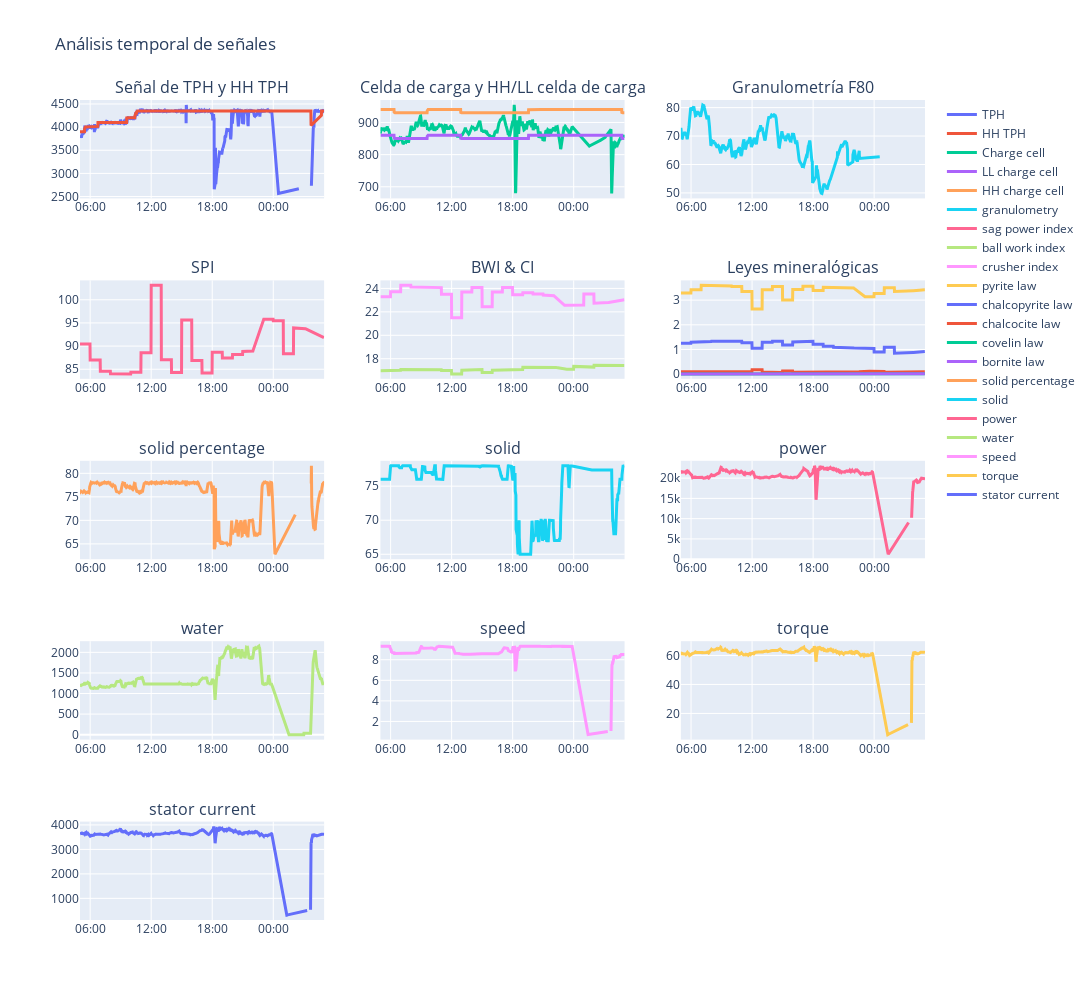

Notebook cell for this chart:
### Code cell
fig = make_subplots(
    rows=5, cols=3,
    subplot_titles=titulos,
    #subplot_titles=tuple("TPH y HH TPH,"),
     #shared_xaxes=True
    )


fig.add_trace(go.Scatter(x=data.index, y=data['TPH'], ##FF6511
                    mode='lines',
                    name="TPH",line=dict(width=3, ),legendgroup = '1'),row=1, col=1)  

fig.add_trace(go.Scatter(x=data.index, y=data['HH TPH'], ##FF6511
                    mode='lines',
                    name="HH TPH",line=dict(width=3, ),legendgroup = '1'),row=1, col=1)  



fig.add_trace(go.Scatter(x=data.index, y=data['charge cell'], 
                    mode='lines',
                    name="Charge cell",line=dict(width=3, ),legendgroup = '1'),row=1, col=2)  



fig.add_trace(go.Scatter(x=data.index, y=data['LL charge cell'], ##FF6511
                    mode='lines',
                    name="LL charge cell",line=dict(width=3,),legendgroup = '1'),row=1, col=2)  

fig.add_trace(go.Scatter(x=data.index, y=data['HH charge cell'], ##FF6511
                    mode='lines',
                    name="HH charge cell",line=dict(width=3,),legendgroup = '1'),row=1, col=2)  



fig.add_trace(go.Scatter(x=data.index, y=data['granulometry'], ##FF6511
                    mode='lines',
                    name='granulometry',line=dict(width=3,),legendgroup = '1'),row=1, col=3)  


fig.add_trace(go.Scatter(x=data.index, y=data['sag power index'], ##FF6511
                    mode='lines',
                    name="sag power index",line=dict(width=3, ),legendgroup = '1'),row=2, col=1)  


fig.add_trace(go.Scatter(x=data.index, y=data['ball work index'], ##FF6511
                    mode='lines',
                    name="ball work index",line=dict(width=3, ),legendgroup = '1'),row=2, col=2)  


fig.add_trace(go.Scatter(x=data.index, y=data['crusher index'], ##FF6511
                    mode='lines',
                    name="crusher index",line=dict(width=3, ),legendgroup = '1'),row=2, col=2)  


fig.add_trace(go.Scatter(x=data.index, y=data['pyrite law'], ##FF6511
                    mode='lines',
                    name="pyrite law",line=dict(width=3, ),legendgroup = '1'),row=2, col=3)  

fig.add_trace(go.Scatter(x=data.index, y=data['chalcopyrite law'], ##FF3511
                    mode='lines',
                    name="chalcopyrite law",line=dict(width=3, ),legendgroup = '1'),row=2, col=3)  

fig.add_trace(go.Scatter(x=data.index, y=data['chalcocite law'], ##FF3511
                    mode='lines',
                    name="chalcocite law",line=dict(width=3, ),legendgroup = '1'),row=2, col=3)  

fig.add_trace(go.Scatter(x=data.index, y=data['covelin law'], ##FF3511
                    mode='lines',
                    name="covelin law",line=dict(width=3, ),legendgroup = '1'),row=2, col=3)  

fig.add_trace(go.Scatter(x=data.index, y=data['bornite law'], ##FF3511
                    mode='lines',
                    name="bornite law",line=dict(width=3, ),legendgroup = '1'),row=2, col=3)  



for i in range(1,6):
   for j in range(1,4):
        fig.update_xaxes(tickformat="%H:%M",row=i, col=j)


k=0
for i in range(3,6):
   for j in range(1,4):
       try:
           fig.add_trace(go.Scatter(x=data.index, y=data[tags_restantes[k]], ##FF6511
                       mode='lines',
                       name=tags_restantes[k],line=dict(width=3, ),legendgroup = '1'),row=i, col=j) 

           k+=1
       except:
           pass
     



fig.update_layout(height=1000, width=2000, title_text="Análisis temporal de señales"#,xaxis6_rangeslider_visible=True
,#template="plotly_dark"
)

fig.show()

### Figure 1 — Plotly figure (JSON) as saved in the notebook; plotly's stock layout.template omitted (floating-point values rounded to 4 significant figures; data arrays with more than 128 entries replaced by an {"elided": "..."} marker saying what was removed)
{"data": [{"legendgroup": "1", "line": {"width": 3}, "mode": "lines", "name": "TPH", "type": "scatter", "x": {"elided": "1441 str values"}, "xaxis": "x", "y": {"elided": "1441 float values"}, "yaxis": "y"}, {"legendgroup": "1", "line": {"width": 3}, "mode": "lines", "name": "HH TPH", "type": "scatter", "x": {"elided": "1441 str values"}, "xaxis": "x", "y": {"elided": "1441 float values"}, "yaxis": "y"}, {"legendgroup": "1", "line": {"width": 3}, "mode": "lines", "name": "Charge cell", "type": "scatter", "x": {"elided": "1441 str values"}, "xaxis": "x2", "y": {"elided": "1441 float values"}, "yaxis": "y2"}, {"legendgroup": "1", "line": {"width": 3}, "mode": "lines", "name": "LL charge cell", "type": "scatter", "x": {"elided": "1441 str values"}, "xaxis": "x2", "y": {"elided": "1441 float values"}, "yaxis": "y2"}, {"legendgroup": "1", "line": {"width": 3}, "mode": "lines", "name": "HH charge cell", "type": "scatter", "x": {"elided": "1441 str values"}, "xaxis": "x2", "y": {"elided": "1441 float values"}, "yaxis": "y2"}, {"legendgroup": "1", "line": {"width": 3}, "mode": "lines", "name": "granulometry", "type": "scatter", "x": {"elided": "1441 str values"}, "xaxis": "x3", "y": {"elided": "1441 float values"}, "yaxis": "y3"}, {"legendgroup": "1", "line": {"width": 3}, "mode": "lines", "name": "sag power index", "type": "scatter", "x": {"elided": "1441 str values"}, "xaxis": "x4", "y": {"elided": "1441 float values"}, "yaxis": "y4"}, {"legendgroup": "1", "line": {"width": 3}, "mode": "lines", "name": "ball work index", "type": "scatter", "x": {"elided": "1441 str values"}, "xaxis": "x5", "y": {"elided": "1441 float values"}, "yaxis": "y5"}, {"legendgroup": "1", "line": {"width": 3}, "mode": "lines", "name": "crusher index", "type": "scatter", "x": {"elided": "1441 str values"}, "xaxis": "x5", "y": {"elided": "1441 float values"}, "yaxis": "y5"}, {"legendgroup": "1", "line": {"width": 3}, "mode": "lines", "name": "pyrite law", "type": "scatter", "x": {"elided": "1441 str values"}, "xaxis": "x6", "y": {"elided": "1441 float values"}, "yaxis": "y6"}, {"legendgroup": "1", "line": {"width": 3}, "mode": "lines", "name": "chalcopyrite law", "type": "scatter", "x": {"elided": "1441 str values"}, "xaxis": "x6", "y": {"elided": "1441 float values"}, "yaxis": "y6"}, {"legendgroup": "1", "line": {"width": 3}, "mode": "lines", "name": "chalcocite law", "type": "scatter", "x": {"elided": "1441 str values"}, "xaxis": "x6", "y": {"elided": "1441 float values"}, "yaxis": "y6"}, {"legendgroup": "1", "line": {"width": 3}, "mode": "lines", "name": "covelin law", "type": "scatter", "x": {"elided": "1441 str values"}, "xaxis": "x6", "y": {"elided": "1441 float values"}, "yaxis": "y6"}, {"legendgroup": "1", "line": {"width": 3}, "mode": "lines", "name": "bornite law", "type": "scatter", "x": {"elided": "1441 str values"}, "xaxis": "x6", "y": {"elided": "1441 float values"}, "yaxis": "y6"}, {"legendgroup": "1", "line": {"width": 3}, "mode": "lines", "name": "solid percentage", "type": "scatter", "x": {"elided": "1441 str values"}, "xaxis": "x7", "y": {"elided": "1441 float values"}, "yaxis": "y7"}, {"legendgroup": "1", "line": {"width": 3}, "mode": "lines", "name": "solid", "type": "scatter", "x": {"elided": "1441 str values"}, "xaxis": "x8", "y": {"elided": "1441 float values"}, "yaxis": "y8"}, {"legendgroup": "1", "line": {"width": 3}, "mode": "lines", "name": "power", "type": "scatter", "x": {"elided": "1441 str values"}, "xaxis": "x9", "y": {"elided": "1441 float values"}, "yaxis": "y9"}, {"legendgroup": "1", "line": {"width": 3}, "mode": "lines", "name": "water", "type": "scatter", "x": {"elided": "1441 str values"}, "xaxis": "x10", "y": {"elided": "1441 float values"}, "yaxis": "y10"}, {"legendgroup": "1", "line": {"width": 3}, "mode": "lines", "name": "speed", "type": "scatter", "x": {"elided": "1441 str values"}, "xaxis": "x11", "y": {"elided": "1441 float values"}, "yaxis": "y11"}, {"legendgroup": "1", "line": {"width": 3}, "mode": "lines", "name": "torque", "type": "scatter", "x": {"elided": "1441 str values"}, "xaxis": "x12", "y": {"elided": "1441 float values"}, "yaxis": "y12"}, {"legendgroup": "1", "line": {"width": 3}, "mode": "lines", "name": "stator current", "type": "scatter", "x": {"elided": "1441 str values"}, "xaxis": "x13", "y": {"elided": "1441 float values"}, "yaxis": "y13"}], "layout": {"annotations": [{"font": {"size": 16}, "showarrow": false, "text": "Señal de TPH y HH TPH", "x": 0.1444, "xanchor": "center", "xref": "paper", "y": 1, "yanchor": "bottom", "yref": "paper"}, {"font": {"size": 16}, "showarrow": false, "text": "Celda de carga y HH/LL celda de carga", "x": 0.5, "xanchor": "center", "xref": "paper", "y": 1, "yanchor": "bottom", "yref": "paper"}, {"font": {"size": 16}, "showarrow": false, "text": "Granulometría F80", "x": 0.8556, "xanchor": "center", "xref": "paper", "y": 1, "yanchor": "bottom", "yref": "paper"}, {"font": {"size": 16}, "showarrow": false, "text": "SPI", "x": 0.1444, "xanchor": "center", "xref": "paper", "y": 0.78, "yanchor": "bottom", "yref": "paper"}, {"font": {"size": 16}, "showarrow": false, "text": "BWI & CI", "x": 0.5, "xanchor": "center", "xref": "paper", "y": 0.78, "yanchor": "bottom", "yref": "paper"}, {"font": {"size": 16}, "showarrow": false, "text": "Leyes mineralógicas", "x": 0.8556, "xanchor": "center", "xref": "paper", "y": 0.78, "yanchor": "bottom", "yref": "paper"}, {"font": {"size": 16}, "showarrow": false, "text": "solid percentage", "x": 0.1444, "xanchor": "center", "xref": "paper", "y": 0.56, "yanchor": "bottom", "yref": "paper"}, {"font": {"size": 16}, "showarrow": false, "text": "solid", "x": 0.5, "xanchor": "center", "xref": "paper", "y": 0.56, "yanchor": "bottom", "yref": "paper"}, {"font": {"size": 16}, "showarrow": false, "text": "power", "x": 0.8556, "xanchor": "center", "xref": "paper", "y": 0.56, "yanchor": "bottom", "yref": "paper"}, {"font": {"size": 16}, "showarrow": false, "text": "water", "x": 0.1444, "xanchor": "center", "xref": "paper", "y": 0.34, "yanchor": "bottom", "yref": "paper"}, {"font": {"size": 16}, "showarrow": false, "text": "speed", "x": 0.5, "xanchor": "center", "xref": "paper", "y": 0.34, "yanchor": "bottom", "yref": "paper"}, {"font": {"size": 16}, "showarrow": false, "text": "torque", "x": 0.8556, "xanchor": "center", "xref": "paper", "y": 0.34, "yanchor": "bottom", "yref": "paper"}, {"font": {"size": 16}, "showarrow": false, "text": "stator current", "x": 0.1444, "xanchor": "center", "xref": "paper", "y": 0.12, "yanchor": "bottom", "yref": "paper"}], "height": 1000, "title": {"text": "Análisis temporal de señales"}, "width": 2000, "xaxis": {"anchor": "y", "domain": [0, 0.2889], "tickformat": "%H:%M"}, "xaxis10": {"anchor": "y10", "domain": [0, 0.2889], "tickformat": "%H:%M"}, "xaxis11": {"anchor": "y11", "domain": [0.3556, 0.6444], "tickformat": "%H:%M"}, "xaxis12": {"anchor": "y12", "domain": [0.7111, 1], "tickformat": "%H:%M"}, "xaxis13": {"anchor": "y13", "domain": [0, 0.2889], "tickformat": "%H:%M"}, "xaxis14": {"anchor": "y14", "domain": [0.3556, 0.6444], "tickformat": "%H:%M"}, "xaxis15": {"anchor": "y15", "domain": [0.7111, 1], "tickformat": "%H:%M"}, "xaxis2": {"anchor": "y2", "domain": [0.3556, 0.6444], "tickformat": "%H:%M"}, "xaxis3": {"anchor": "y3", "domain": [0.7111, 1], "tickformat": "%H:%M"}, "xaxis4": {"anchor": "y4", "domain": [0, 0.2889], "tickformat": "%H:%M"}, "xaxis5": {"anchor": "y5", "domain": [0.3556, 0.6444], "tickformat": "%H:%M"}, "xaxis6": {"anchor": "y6", "domain": [0.7111, 1], "tickformat": "%H:%M"}, "xaxis7": {"anchor": "y7", "domain": [0, 0.2889], "tickformat": "%H:%M"}, "xaxis8": {"anchor": "y8", "domain": [0.3556, 0.6444], "tickformat": "%H:%M"}, "xaxis9": {"anchor": "y9", "domain": [0.7111, 1], "tickformat": "%H:%M"}, "yaxis": {"anchor": "x", "domain": [0.88, 1]}, "yaxis10": {"anchor": "x10", "domain": [0.22, 0.34]}, "yaxis11": {"anchor": "x11", "domain": [0.22, 0.34]}, "yaxis12": {"anchor": "x12", "domain": [0.22, 0.34]}, "yaxis13": {"anchor": "x13", "domain": [0, 0.12]}, "yaxis14": {"anchor": "x14", "domain": [0, 0.12]}, "yaxis15": {"anchor": "x15", "domain": [0, 0.12]}, "yaxis2": {"anchor": "x2", "domain": [0.88, 1]}, "yaxis3": {"anchor": "x3", "domain": [0.88, 1]}, "yaxis4": {"anchor": "x4", "domain": [0.66, 0.78]}, "yaxis5": {"anchor": "x5", "domain": [0.66, 0.78]}, "yaxis6": {"anchor": "x6", "domain": [0.66, 0.78]}, "yaxis7": {"anchor": "x7", "domain": [0.44, 0.56]}, "yaxis8": {"anchor": "x8", "domain": [0.44, 0.56]}, "yaxis9": {"anchor": "x9", "domain": [0.44, 0.56]}}}
